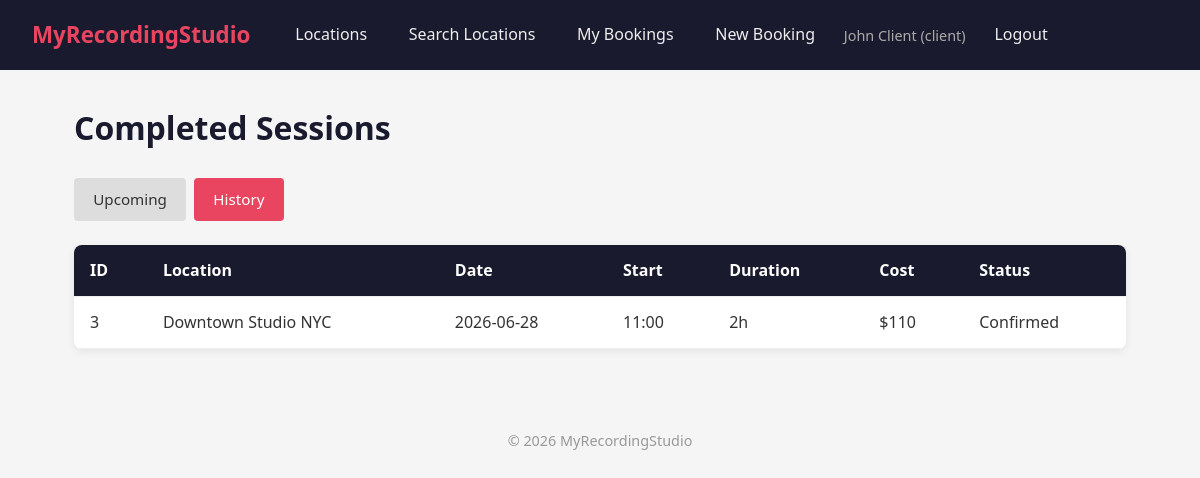
The page /pages/bookings/history.php (signed in) on the database its author committed.
### tables this page shows
CREATE TABLE IF NOT EXISTS bookings (
    id INT AUTO_INCREMENT PRIMARY KEY,
    user_id INT NOT NULL,
    location_id INT NOT NULL,
    booking_date DATE NOT NULL,
    start_time VARCHAR(8) NOT NULL,
    duration INT NOT NULL,
    status VARCHAR(10) NOT NULL,
    created_at TIMESTAMP DEFAULT CURRENT_TIMESTAMP,
    FOREIGN KEY (user_id) REFERENCES users(id),
    FOREIGN KEY (location_id) REFERENCES locations(id)
);

CREATE TABLE IF NOT EXISTS locations (
    id INT AUTO_INCREMENT PRIMARY KEY,
    description VARCHAR(255) NOT NULL,
    num_studios INT NOT NULL,
    cost_per_hour DECIMAL(10, 2) NOT NULL,
    created_at TIMESTAMP DEFAULT CURRENT_TIMESTAMP
);

### includes/auth.php (called while the page is built, shortened)
<?php
function currentUserId(): int
{
    return (int) $_SESSION['user_id'];
}

### classes/Booking.php (called while the page is built, shortened)
<?php
class Booking
{
    private $db;
    public function __construct($conn)
    {
        $this->db = $conn;
    }
    public function getCompletedByUser(int $userId): array
    {
        $stmt = $this->db->prepare(
            "SELECT b.*, l.description AS location_name, l.cost_per_hour
             FROM bookings b
             INNER JOIN locations l ON b.location_id = l.id
             WHERE b.user_id = ?
             AND (b.status = 'cancelled'
                  OR (b.booking_date < CURDATE()
                      OR (b.booking_date = CURDATE()
                          AND ADDTIME(b.start_time, SEC_TO_TIME(b.duration * 3600)) <= CURTIME())))
             ORDER BY b.booking_date DESC, b.start_time DESC"
        );
        $stmt->bind_param('i', $userId);
        $stmt->execute();
        return $stmt->get_result()->fetch_all(MYSQLI_ASSOC);
    }
}

### pages/bookings/history.php (the view, shortened to what this page needs)
<?php
require_once __DIR__ . '/../../includes/auth.php';
require_once __DIR__ . '/../../config/database.php';
require_once __DIR__ . '/../../classes/Booking.php';
$bookingObj = new Booking($conn);
$bookings = $bookingObj->getCompletedByUser(currentUserId());
require_once __DIR__ . '/../../includes/header.php';
?>
<h1>Completed Sessions</h1>
<div class="filter-bar">
    <a href="/pages/bookings/list.php" class="btn">Upcoming</a>
    <a href="/pages/bookings/history.php" class="btn btn-primary">History</a>
</div>
<?php if (empty($bookings)): ?>
    <p>No completed sessions found.</p>
<?php else: ?>
    <table class="table">
        <thead>
            <tr>
                <th>ID</th>
                <th>Location</th>
                <th>Date</th>
                <th>Start</th>
                <th>Duration</th>
                <th>Cost</th>
                <th>Status</th>
            </tr>
        </thead>
        <tbody>
            <?php foreach ($bookings as $b): ?>
                <tr>
                    <td><?= $b['id'] ?></td>
                    <td><?= htmlspecialchars($b['location_name']) ?></td>
                    <td><?= $b['booking_date'] ?></td>
                    <td><?= substr($b['start_time'], 0, 5) ?></td>
                    <td><?= $b['duration'] ?>h</td>
                    <td>$<?= $b['cost_per_hour'] * $b['duration'] ?></td>
                    <td><?= ucfirst($b['status']) ?></td>
                </tr>
            <?php endforeach; ?>
        </tbody>
    </table>
<?php endif; ?>
<?php require_once __DIR__ . '/../../includes/footer.php'; ?>

### assets/css/style.css (style rules this page uses)
* { margin: 0; padding: 0; box-sizing: border-box; }
body { font-family: 'Segoe UI', Tahoma, Geneva, Verdana, sans-serif; background: #f5f5f5; color: #333; line-height: 1.6; }
h1 { margin-bottom: 1.5rem; color: #1a1a2e; }
.btn { display: inline-block; padding: 0.6rem 1.2rem; border: none; border-radius: 4px; cursor: pointer; text-decoration: none; font-size: 0.95rem; background: #ddd; color: #333; transition: background 0.2s; }
.btn-primary { background: #e94560; color: #fff; }
.table { width: 100%; border-collapse: collapse; background: #fff; border-radius: 8px; overflow: hidden; box-shadow: 0 2px 8px rgba(0, 0, 0, 0.08); }
.table th, .table td { padding: 0.8rem 1rem; text-align: left; border-bottom: 1px solid #eee; }
.table th { background: #1a1a2e; color: #fff; font-weight: 600; }
.filter-bar { display: flex; gap: 0.5rem; margin-bottom: 1.5rem; }

### rows shown on the page
bookings: id "3", location.description "Downtown Studio NYC", booking_date "2026-06-28", start_time "11:00", duration "2", $b['cost_per_hour'] * $b['duration'] "110", status "Confirmed"

### other values the page prints
$_SESSION['user_name'] "John Client"
$_SESSION['user_type'] "client"
